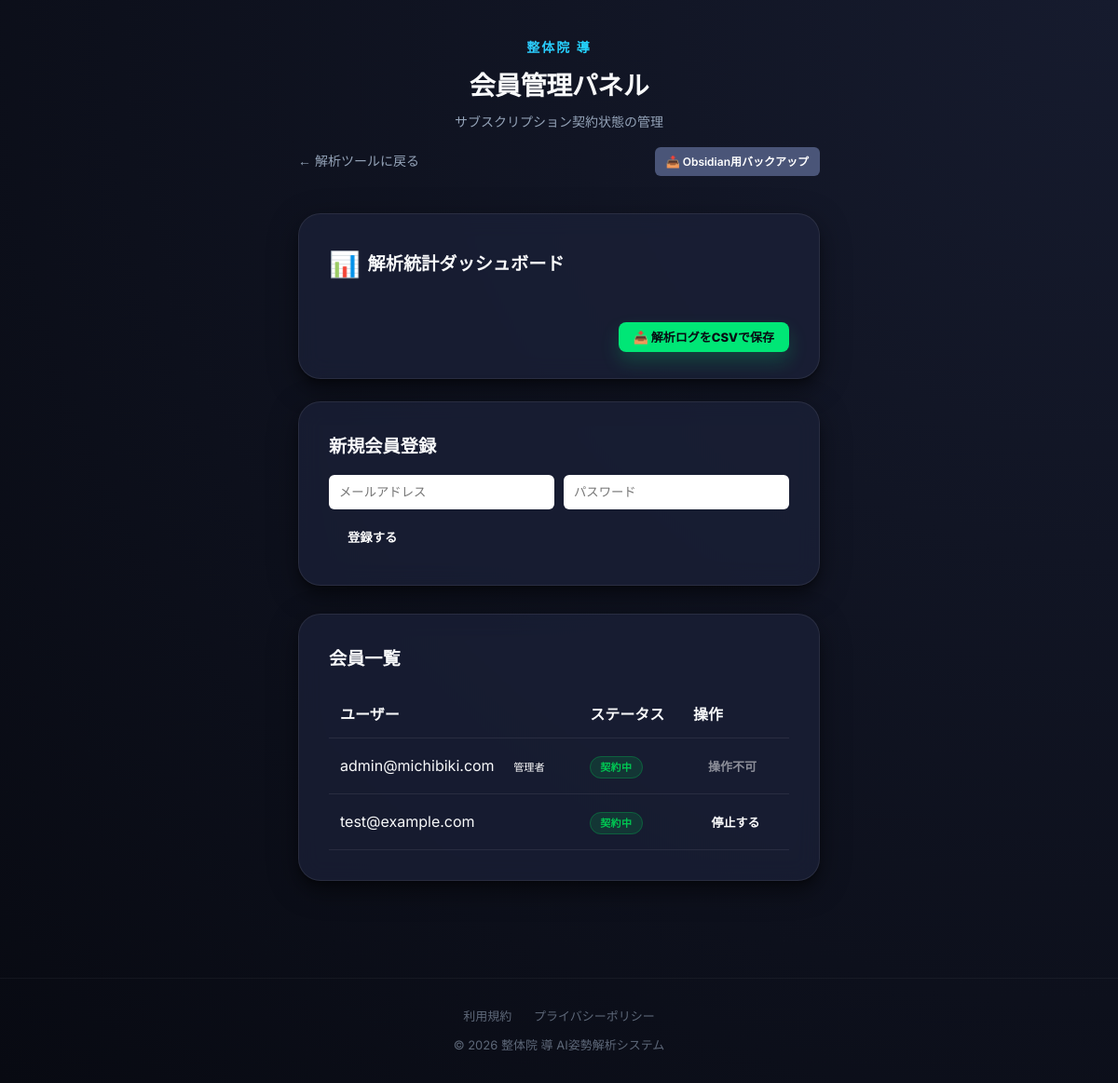
/admin (signed in), run on an earlier commit of the app's database.
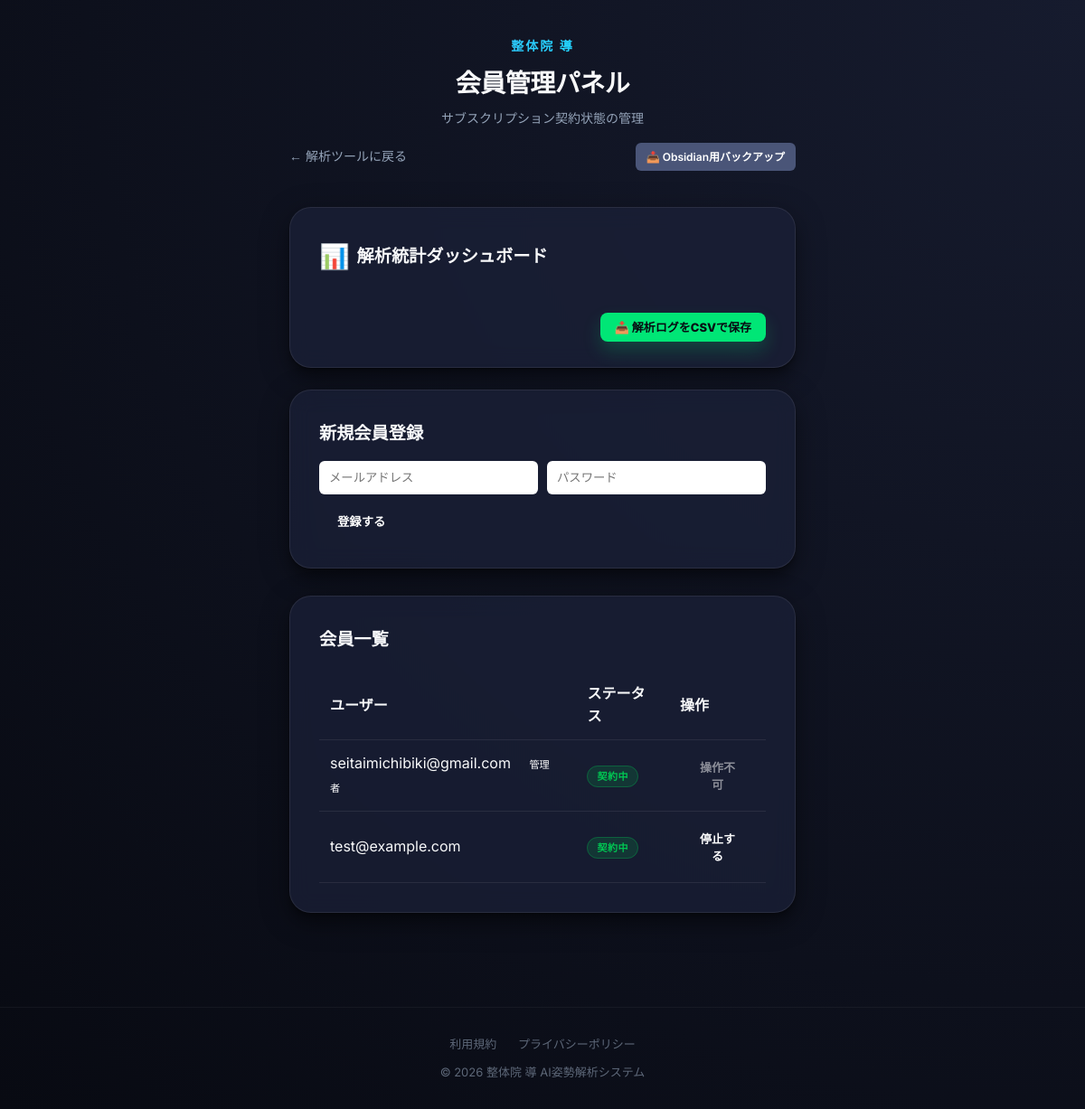
And on a later commit of the database.
### app.py (models this page shows)
class User(UserMixin, db.Model):
    id = db.Column(db.Integer, primary_key=True)
    email = db.Column(db.String(120), unique=True, nullable=False)
    password = db.Column(db.String(200), nullable=False)
    is_active_member = db.Column(db.Boolean, default=False) # サブスク有効フラグ
    is_admin = db.Column(db.Boolean, default=False)
    line_access_token = db.Column(db.String(255), nullable=True)
    line_channel_secret = db.Column(db.String(100), nullable=True)
    reset_token = db.Column(db.String(100), unique=True, nullable=True)
    reset_token_expiration = db.Column(db.DateTime, nullable=True)
    failed_login_attempts = db.Column(db.Integer, default=0)
    locked_until = db.Column(db.DateTime, nullable=True)

### app.py (the view)
@app.route('/admin')
@login_required
def admin():
    if not current_user.is_admin:
        return redirect(url_for('index'))
    now = datetime.utcnow()
    today_start = datetime(now.year, now.month, now.day)
    month_start = datetime(now.year, now.month, 1)
    stats = {
        'today': AnalysisLog.query.filter(AnalysisLog.created_at >= today_start).count(),
        'month': AnalysisLog.query.filter(AnalysisLog.created_at >= month_start).count(),
        'total': AnalysisLog.query.count(),
        'active_users': User.query.filter_by(is_active_member=True).count(),
        'now': now
    }
    users = User.query.all()
    return render_template('admin.html', users=users, stats=stats)

### app.py (called while the page is built)
@login_manager.user_loader
def load_user(user_id):
    return User.query.get(int(user_id))

### templates/admin.html (shortened to what the changed rows need)
<!DOCTYPE html>
<html lang="ja">
<head>
    <link rel="stylesheet" href="{{ url_for('static', filename='style.css') }}">
</head>
<body>
    <div class="container">
        <header>
            <h1>会員管理パネル</h1>
        </header>
        <main class="card" style="margin-bottom: 24px;">
            <h2 style="margin-bottom: 20px; font-size: 1.2em; display: flex; align-items: center; gap: 8px;">
                <span style="font-size: 1.4em;">📊</span> 解析統計ダッシュボード
            </h2>
        </main>
        <main class="card" style="margin-bottom: 30px;">
            <h2 style="margin-bottom: 15px; font-size: 1.2em;">新規会員登録</h2>
        </main>
        <main class="card">
            <h2 style="margin-bottom: 15px; font-size: 1.2em;">会員一覧</h2>
            <table class="admin-table">
                <thead>
                    <tr>
                        <th>ユーザー</th>
                        <th>ステータス</th>
                        <th>操作</th>
                    </tr>
                </thead>
                <tbody>
                    {% for user in users %}
                    <tr>
                        <td>
                            {{ user.email }}
                            {% if user.is_admin %}
                            <span class="badge" style="background: var(--primary); color: white; padding: 2px 8px; border-radius: 10px; font-size: 0.7em; margin-left: 8px;">管理者</span>
                            {% endif %}
                        </td>
                        <td>
                            <span id="status-{{ user.id }}" class="status-badge {% if user.is_active_member %}status-active{% else %}status-inactive{% endif %}">
                                {% if user.is_active_member %}契約中{% else %}未契約{% endif %}
                            </span>
                        </td>
                        <td>
                            {% if user.id == current_user.id %}
                            <button class="toggle-btn" disabled style="opacity: 0.5; cursor: not-allowed;">操作不可</button>
                            {% endif %}
                        </td>
                    </tr>
                    {% endfor %}
                </tbody>
            </table>
        </main>
    </div>
</body>
</html>

What changed in the data, as far as the page shows it:
changed User: email "admin@michibiki.com" → "seitaimichibiki@gmail.com"
